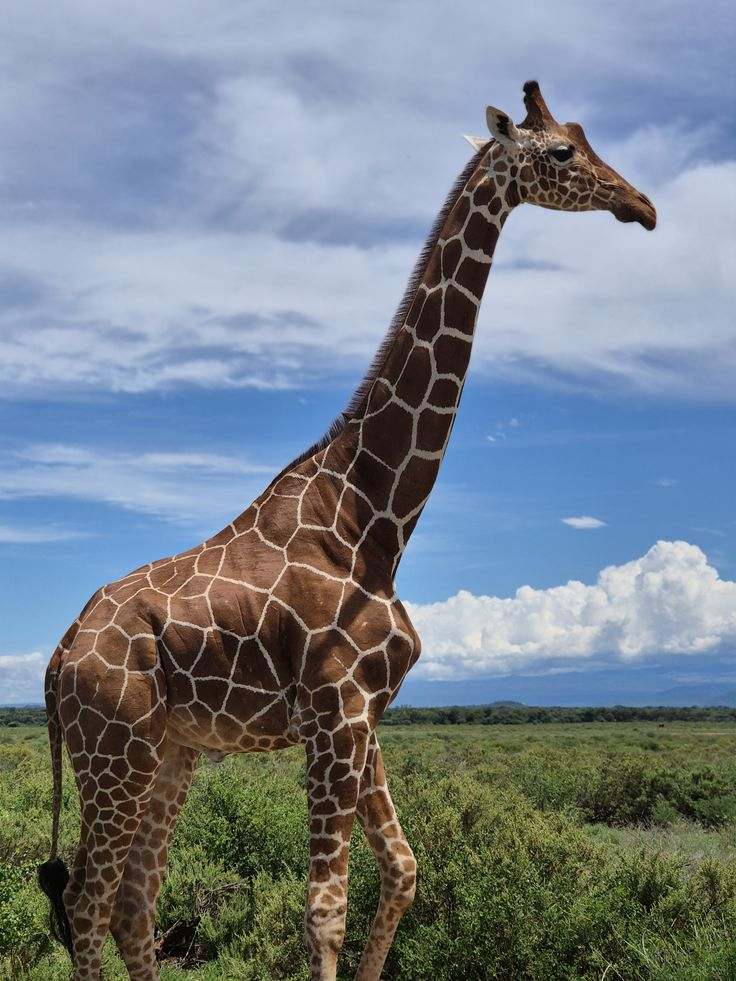
#> input picture opencv/Color threshold/image.jpg, 736 x 981 px
$ jupyter execute color_threshold.ipynb
#> lines starting #> are read from the running program, lines starting #| are printed output that depends on the picture; after the words box and inside, x2 and y2 are one past the last pixel; in counts of white or black regions, pixels touching at a corner belong together
[cell 1]
import cv2
import numpy as np
import matplotlib.pyplot as plt

[cell 2]
image = cv2.imread("./image.jpg")
#> image is the input picture: shape (981, 736, 3); mean B, G, R 139, 129, 118.6

[cell 3]
# check if image is loaded successful

if image is None:
    print("error : Could not load the image")
else:
    print("image loaded succesfully")

[cell 4]
image_rgb = cv2.cvtColor(image,cv2.COLOR_BGR2RGB)
image_hsv = cv2.cvtColor(image,cv2.COLOR_BGR2HSV)
#> image_hsv: shape (981, 736, 3); mean H, S, V 73.1, 92.6, 154

[cell 5]
plt.imshow(image_rgb)

[cell 6]
lower_white = np.array([0,0,120])
upper_white = np.array([120,90,255])

[cell 7]
mask = cv2.inRange(image_hsv,lower_white,upper_white)
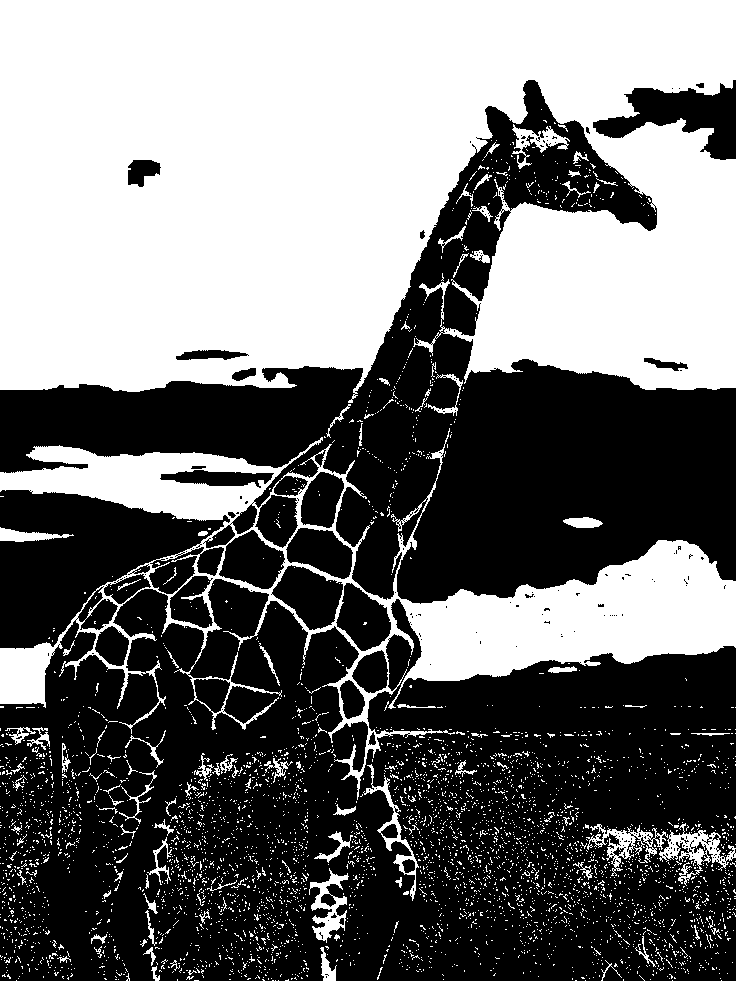
#> mask: shape (981, 736); 44.7% white; 4171 white regions (4059 under 20 px), largest, box (x1, y1, x2, y2) and area: (0, 0, 736, 403) 245744, (0, 428, 736, 800) 53332, (659, 823, 736, 886) 1432

[cell 8]
plt.imshow(mask)

[cell 9]
black_hsv = np.uint8([[[120,255,0]]])
black_bgr = cv2.cvtColor(black_hsv,cv2.COLOR_HSV2BGR)[0][0]

[cell 10]
image_result = image.copy()
image_result[mask>0] = black_bgr
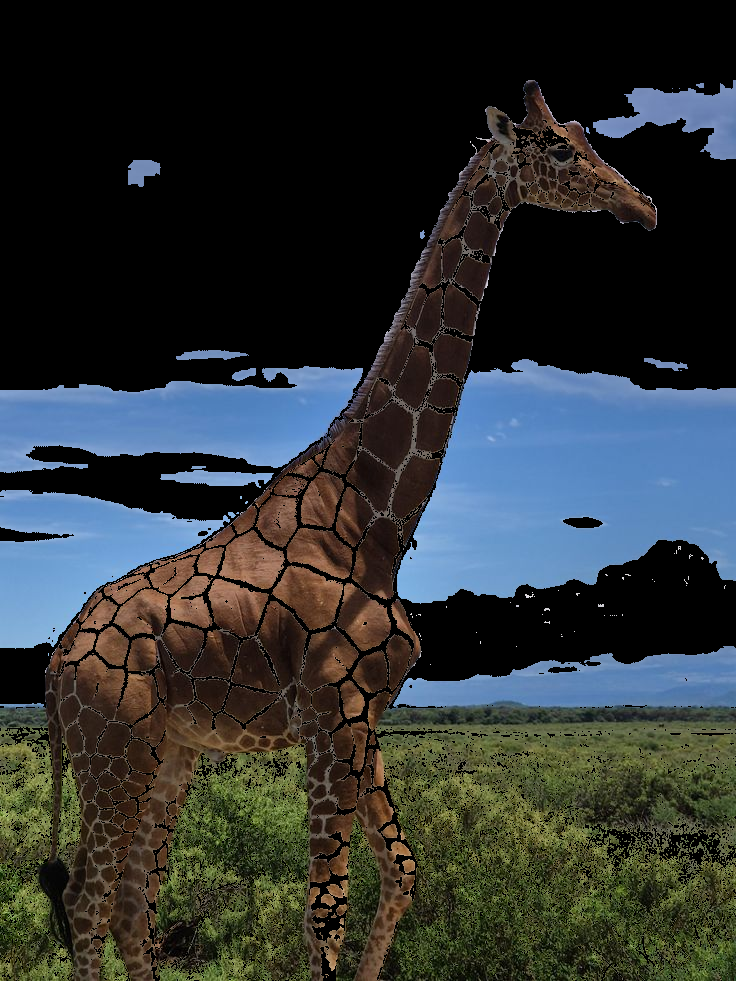
#> image_result: shape (981, 736, 3); mean B, G, R 50.9, 50.7, 46.2

[cell 11]
image_result_rgb = cv2.cvtColor(image_result,cv2.COLOR_BGR2RGB)

[cell 12]
fig,axs = plt.subplots(1,3,figsize=(15,3))

axs[0].imshow(image_rgb)
axs[0].set_title("original image")
axs[0].axis('off')

axs[1].imshow(mask)
axs[1].set_title("Binary mask")
axs[1].axis('off')

axs[2].imshow(image_result_rgb)
axs[2].set_title("output image")
axs[2].axis('off')

plt.tight_layout()
plt.show()
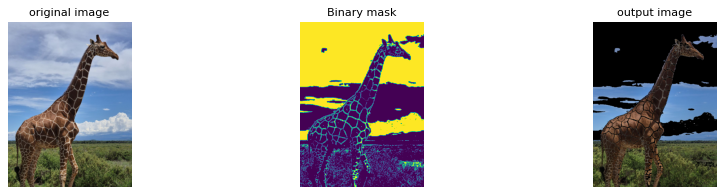
#> figure drawn by matplotlib, 3 panels
